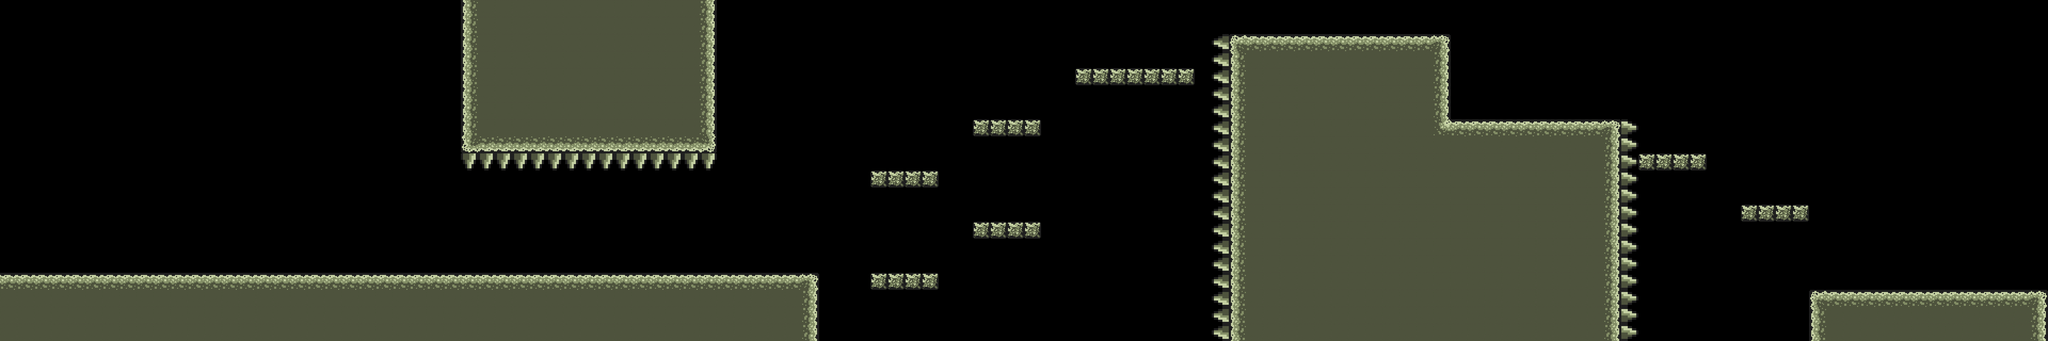

Tiled map render using the project's own tile images. Description and the map definition, with tile-layer contents summarised, below:
An orthogonal 120x20 tile map with 64x64 px tiles, 3 tile layers (tileLayer, hazardLayer, elementLayer) and 32 objects (20x coin, 6x walker, 2x block2, player, exit, ...).

<map version="1.2" tiledversion="1.2.4" orientation="orthogonal" renderorder="right-down" width="120" height="20" tilewidth="64" tileheight="64" infinite="0" nextlayerid="5" nextobjectid="118">
    <tileset firstgid="1" name="world1" tilewidth="64" tileheight="64" spacing="16" margin="8" tilecount="47" columns="47">
        <image source="world1.png" width="3760" height="80" />
    </tileset>
    <layer id="1" name="tileLayer" width="120" height="20">
        <data>[2400 cells, 764 non-empty, 11 distinct tile ids]</data>
    </layer>
    <objectgroup id="2" name="gameObjects">
        <object id="1" name="player" x="128" y="896" width="64" height="128" />
        <object id="53" name="exit" x="7552" y="896" width="128" height="192" />
        <object id="67" name="knight" x="1408" y="896" width="64" height="128" />
        <object id="68" name="jumper" x="2880" y="896" width="64" height="128" />
        <object id="89" name="walker" x="3776" y="704" width="64" height="128" />
        <object id="90" name="walker" x="5888" y="320" width="64" height="128" />
        <object id="91" name="walker" x="6656" y="640" width="64" height="128" />
        <object id="93" name="walker" x="2048" y="896" width="64" height="128" />
        <object id="94" name="walker" x="5184" y="0" width="64" height="128" />
        <object id="95" name="coin" x="5760" y="320" width="64" height="64" />
        <object id="96" name="coin" x="5632" y="320" width="64" height="64" />
        <object id="97" name="coin" x="5504" y="320" width="64" height="64" />
        <object id="98" name="coin" x="4096" y="128" width="64" height="64" />
        <object id="99" name="coin" x="4224" y="128" width="64" height="64" />
        <object id="100" name="coin" x="4352" y="128" width="64" height="64" />
        <object id="101" name="coin" x="3776" y="320" width="64" height="64" />
        <object id="102" name="coin" x="3648" y="640" width="64" height="64" />
        <object id="103" name="coin" x="3520" y="384" width="64" height="64" />
        <object id="104" name="coin" x="3520" y="512" width="64" height="64" />
        <object id="105" name="coin" x="3648" y="320" width="64" height="64" />
        <object id="106" name="coin" x="3520" y="768" width="64" height="64" />
        <object id="107" name="coin" x="3392" y="896" width="64" height="64" />
        <object id="108" name="coin" x="3264" y="896" width="64" height="64" />
        <object id="109" name="coin" x="6144" y="384" width="64" height="64" />
        <object id="110" name="coin" x="6272" y="384" width="64" height="64" />
        <object id="111" name="coin" x="6528" y="576" width="64" height="64" />
        <object id="112" name="coin" x="6656" y="576" width="64" height="64" />
        <object id="113" name="walker" x="7168" y="960" width="64" height="128" />
        <object id="114" name="block2" x="2496" y="640" width="64" height="128" />
        <object id="115" name="block2" x="1920" y="832" width="64" height="128" />
        <object id="116" name="coin" x="6912" y="960" width="64" height="64" />
        <object id="117" name="coin" x="7040" y="960" width="64" height="64" />
    </objectgroup>
    <layer id="3" name="hazardLayer" width="120" height="20">
        <data>[2400 cells, 46 non-empty, 3 distinct tile ids]</data>
    </layer>
    <layer id="4" name="elementLayer" width="120" height="20">
        <data>[2400 cells, 0 non-empty, 0 distinct tile ids]</data>
    </layer>
</map>
